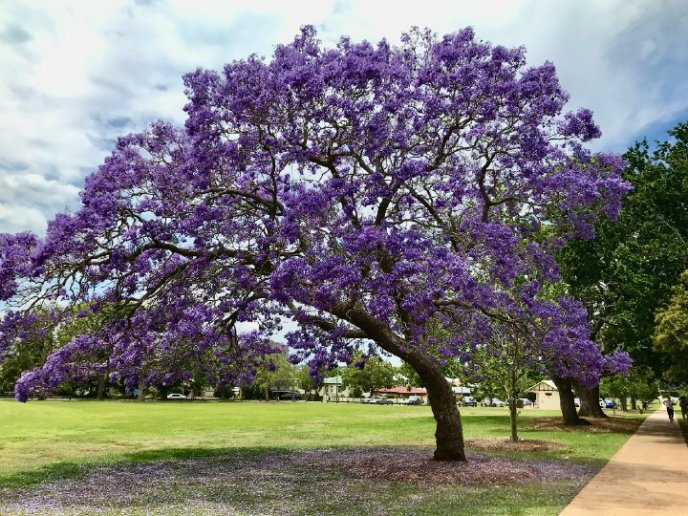
%> input picture cpp proyects/jacaranda.jpg, 688 x 516 px
$ octave aa.m   (GNU Octave 9; MATLAB toolbox functions it lacks are replaced by stand-ins)
%> lines starting %> are read from the running program, lines starting %| are printed output that depends on the picture
foto = imread ("jacaranda.jpg");
%> foto is the input picture: size 516x688x3 uint8; mean R, G, B 122.9, 121, 120.2
imshow(foto)
rojo = foto;
verde = foto;
azul = foto;


rbn = foto(:,:,1);
vbn = foto(:,:,2);
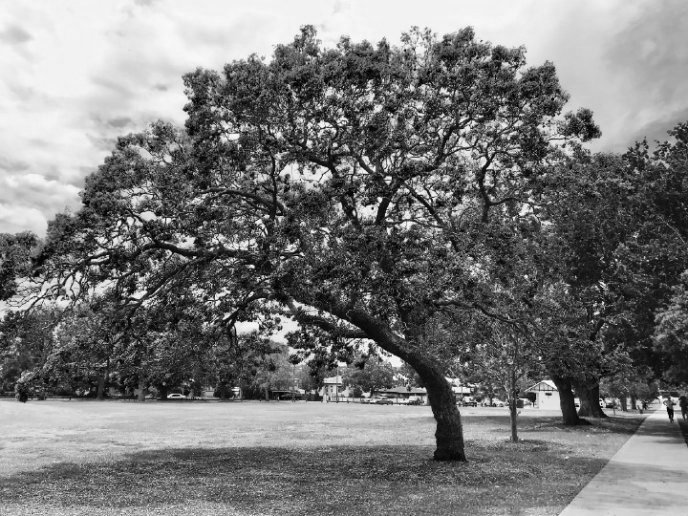
%> vbn: size 516x688 uint8; min 0, max 255, mean 121
abn = foto(:,:,3);
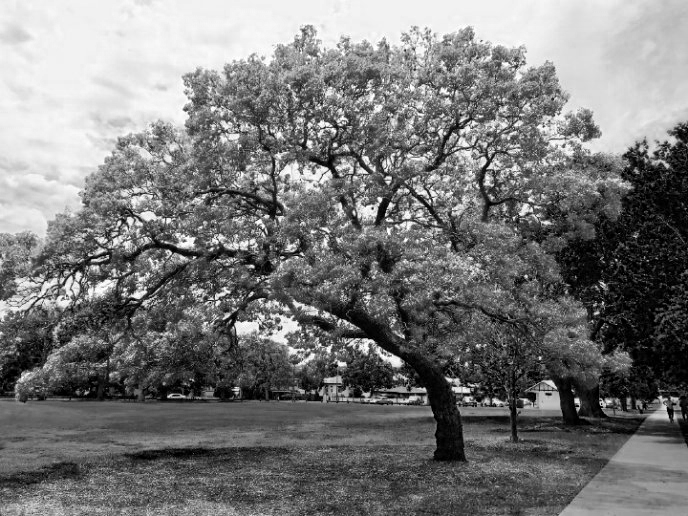
%> abn: size 516x688 uint8; min 0, max 255, mean 120.2

figure()
subplot(1,3,1)
imshow(rbn)
title("Red")
subplot(1,3,2)
imshow(vbn)
title("Green")
subplot(1,3,3)
imshow(abn)
title("Blue")

rojo(:,:,2:3)=0;
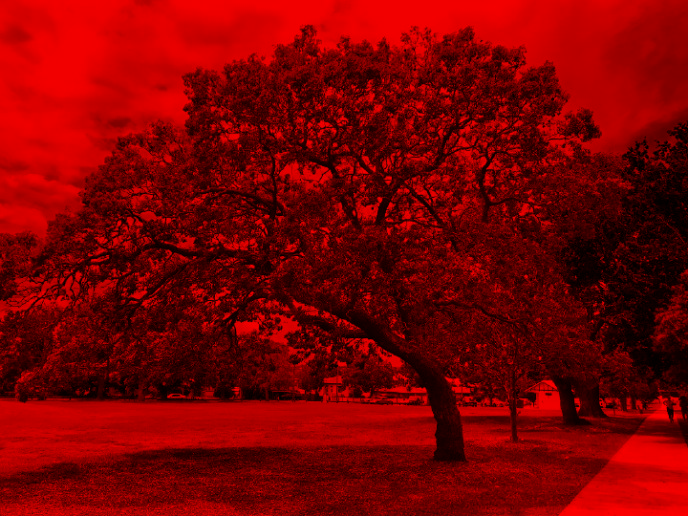
%> rojo: size 516x688x3 uint8; mean R, G, B 122.9, 0, 0
verde(:,:,1)=0;
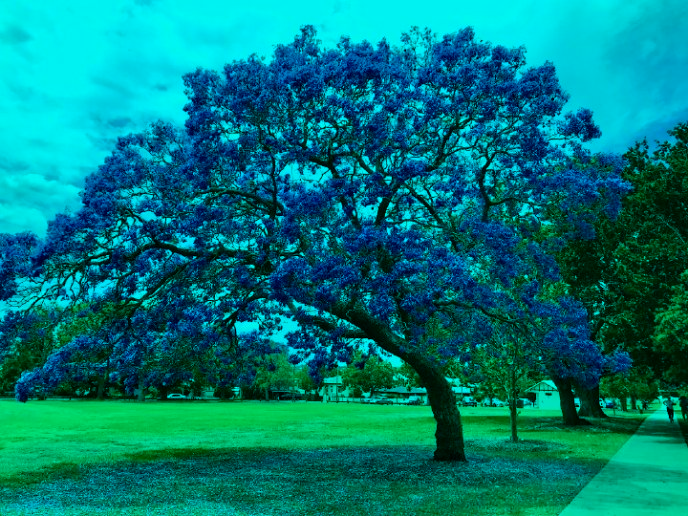
%> verde: size 516x688x3 uint8; mean R, G, B 0, 121, 120.2
verde(:,:,3)=0;
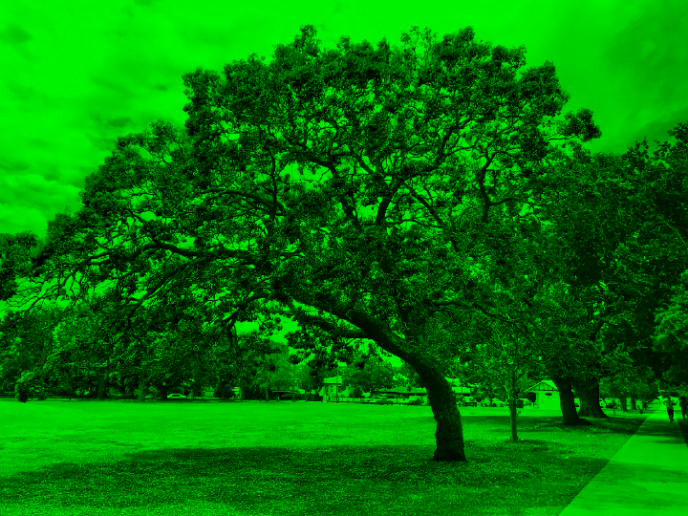
%> verde: size 516x688x3 uint8; mean R, G, B 0, 121, 0
azul(:,:,1:2)=0;
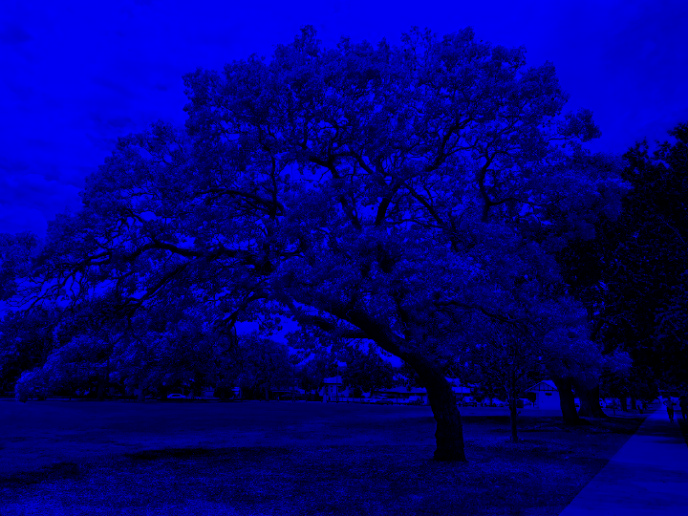
%> azul: size 516x688x3 uint8; mean R, G, B 0, 0, 120.2

figure()
subplot(1,3,1)
imshow(rojo)
title("Red")
subplot(1,3,2)
imshow(verde)
title("Green")
subplot(1,3,3)
imshow(azul)
title("Blue")

figure()
imhist(foto)
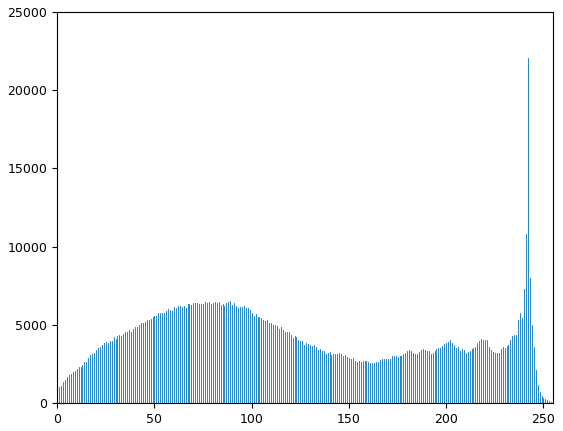
%> figure redrawn from the program's plot data; highest point at x = 242, y = 22063

[m,n]=size(rbn);
%> m = 516; n = 688
